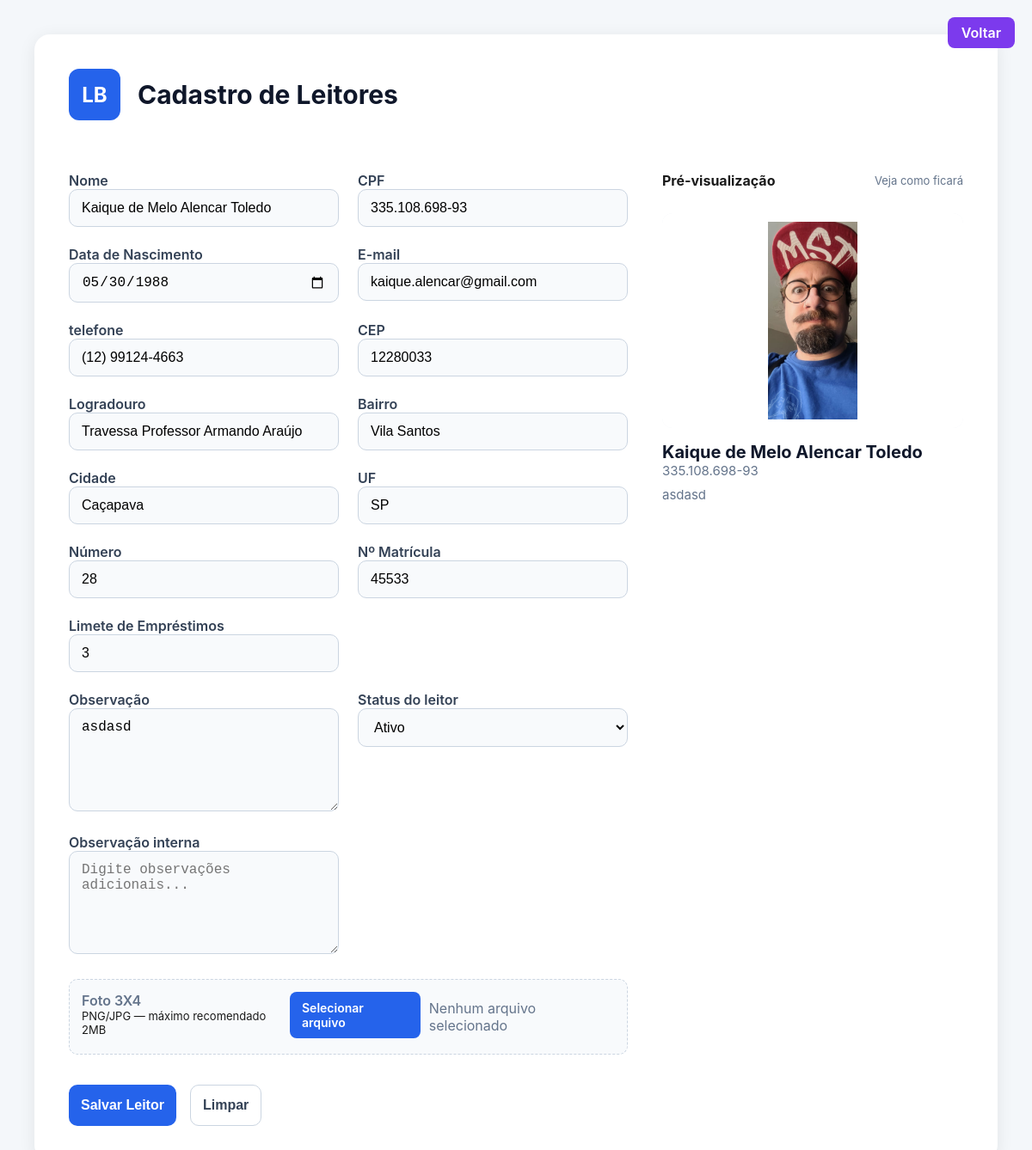
The app's page /leitores/1/edit, older data.
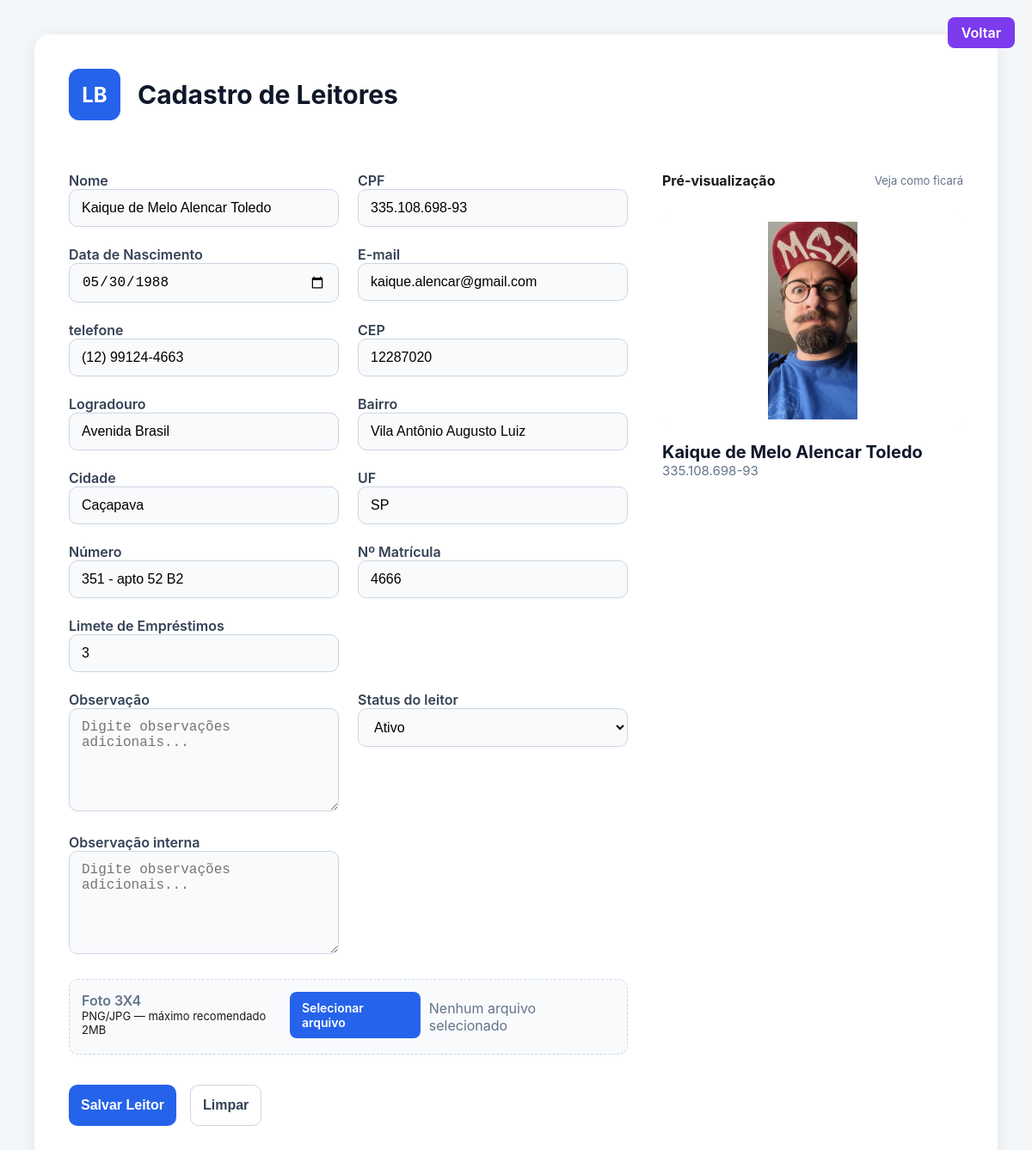
The same page, newer data.
### app/models/reader.py (models this page shows, shortened)
class Reader(db.Model):
    __tablename__ = "reader"
    id = db.Column(db.Integer, primary_key=True)
    nome = db.Column(db.String(255), nullable=False)
    cpf  = db.Column(db.String(14), unique=True, nullable=False, index=True)
    data_nascimento = db.Column(db.Date, nullable=False)
    email = db.Column(db.String(120), nullable=False)
    telefone = db.Column(db.String(15), nullable=False)
    cep = db.Column(db.String(10), nullable=False)
    logradouro = db.Column(db.String(255), nullable=False)
    bairro = db.Column(db.String(180), nullable=False)
    cidade = db.Column(db.String(180), nullable=False)
    uf = db.Column(db.String(2), nullable=False)
    numero_endereco = db.Column(db.String(15), nullable=False)
    numero_matricula = db.Column(db.Integer, unique=True, nullable=False, index=True)
    limite_emprestimo = db.Column(db.Integer, nullable=True, default=3)
    emprestimos_ativos = db.Column(db.Integer, default=0)
    observacao = db.Column(db.Text, nullable=True)
    data_cadastro = db.Column(db.DateTime, nullable=False, default=datetime.utcnow)
    data_atualizacao = db.Column(db.DateTime, default=datetime.utcnow, onupdate=datetime.utcnow)
    ultimo_emprestimo = db.Column(db.DateTime, nullable=True)
    responsavel = db.Column(db.String(255), nullable=True)
    telefone_responsavel = db.Column(db.String(15), nullable=True)
    obs_interna = db.Column(db.Text, nullable=True)
    status = db.Column(db.String(20), nullable=False, default="ativo")
    foto = db.Column(db.String(255), nullable=True)

### app/leitores/routes.py (the view, shortened to what this page needs)
@reader_bp.route("/leitores/<int:id>/edit", methods=["GET", "POST"])
def editar_leitor(id):
    reader = ReaderService.get_by_id(id)
    if not reader:
        flash("Leitor não encontrado", "error")
        return redirect(url_for("leitores.listar_leitores"))
    return render_template("leitor/leitor.html", show_back_button=True, back_url= url_for('leitores.listar_leitores'), leitor=reader)

### app/leitores/service.py (called while the page is built)
    @staticmethod
    def get_by_id(id):
        return Reader.query.get(id)

### app/templates/leitor/leitor.html (shortened to what the changed rows need)
{% extends "base/_base.html" %}
{% set show_back_button = True %}
{% block body_class %}page-livro{% endblock %}
{% block css_page %}
<link rel="stylesheet" href="{{ url_for('static', filename='css/leitor.css') }}">
{% endblock %}
{% block content %}
<div class="container">
  <header>
    <h1>Cadastro de Leitores</h1>
  </header>
  <form id="bookForm"  enctype="multipart/form-data" action="{% if leitor %} {{ url_for('leitores.editar_leitor', id=leitor.id) }} {% else %} {{ url_for('leitores.cadastrar_leitores') }} {% endif   %}" method="POST">
    <div class="row">
      <div>
        <label for="nome">Nome</label>
        <input id="nome" name="nome" class="input" value="{{ leitor.nome if leitor else '' }}" required />
      </div>
      <div>
        <label for="cpf">CPF</label>
        <input id="cpf" name="cpf" class="input"  value="{{ leitor.cpf if leitor else '' }}" required placeholder="Ex: (000.000.000-00)" />
      </div>
      <div>
        <label for="data_nascimento">Data de Nascimento</label>
        <input id="data_nascimento" name="data_nascimento" type="date" class="input"  value={{leitor.data_nascimento.strftime('%Y-%m-%d') if leitor and leitor.data_nascimento else ''}}  required  />
      </div>
      <div>
        <label for="email">E-mail</label>
        <input id="email" name="email" type="email" class="input" required placeholder="Ex: exemplo@exemplo.com" value="{{ leitor.email if leitor else '' }}"/>
      </div>
      <div>
        <label for="telefone">telefone</label>
        <input id="telefone" name="telefone" type="tel" class="input"  required placeholder="Ex: (00)00000-0000" value="{{ leitor.telefone if leitor else '' }}" />
      </div>
      <div>
        <label for="cep">CEP</label>
        <input id="cep" name="cep" type="text" class="input" maxlength="9" onblur="buscaCep()" value="{{leitor.cep if leitor else ''}}" required placeholder="Ex: 01001-000"/>
      </div>
      <div>
        <label for="logradouro">Logradouro</label>
        <input id="logradouro" name="logradouro" type="text" class="input" value="{{ leitor.logradouro if leitor else '' }}" readonly />
      </div>
      <div>
        <label for="bairro">Bairro</label>
        <input id="bairro" name="bairro" type="text" class="input" value="{{ leitor.bairro if leitor else '' }}"  readonly />
      </div>
      <div>
        <label for="cidade">Cidade</label>
        <input id="cidade" name="cidade" type="text" class="input" value="{{ leitor.cidade if leitor else '' }}" readonly />
      </div>
      <div>
        <label for="uf">UF</label>
        <input id="uf" name="uf" type="text" class="input" value="{{ leitor.uf if leitor else '' }}" readonly />
      </div>
      <div>
        <label for="numero_endereco">Número</label>
        <input id="numero_endereco" name="numero_endereco" type="text" class="input" value="{{ leitor.numero_endereco if leitor else '' }}" />
      </div>
      <div>
        <label for="numero_matricula">Nº Matrícula</label>
        <input id="numero_matricula" name="numero_matricula" type="text" class="input" value="{{ leitor.numero_matricula if leitor else '' }}" required />
      </div>
      <div>
        <label for="limite_emprestimo">Limete de Empréstimos</label>
        <input id="limite_emprestimo" name="limite_emprestimo" type="number" min="1" class="input"  value="{{ leitor.limite_emprestimo if leitor else '3' }}"/>
      </div>
      <div>
        <label for="observacao">Observação</label>
        <textarea id="observacao" name="observacao" class="input" rows="4" placeholder="Digite observações adicionais...">{{ leitor.observacao if leitor else '' }}</textarea>
      </div>
      <div>
        <label for="status">Status do leitor</label>
        <select id="status" name="status" class="input" value="{{ leitor.status if leitor else 'ativo' }}" required>
          <option value="ativo" {{ 'selected' if leitor and leitor.status == 'ativo' else '' }}>Ativo</option>
        </select>
      </div>
      <div>
        <label for="obs_interna">Observação interna</label>
        <textarea id="obs_interna" name="obs_interna" class="input" value="{{ leitor.obs_interna if leitor else '' }}" rows="4"placeholder="Digite observações adicionais..."></textarea>
      </div>
    </div>
  </form>
   <aside class="right">
    <div id="previewCover" class="cover">
      <span id="previewPlaceholder">Imagem</span>
      <img
      id="previewImg"
      src="{% if leitor and leitor.foto %}{{ url_for('static', filename='uploads/leitores/' ~ leitor.foto) }}{% endif %}"
      alt="Prévia da foto"
      style="{% if leitor and leitor.foto %}display:block;{% else %}display:none;{% endif %}"
      >
    </div>
    <div class="meta">
      <h3 id="previewTitle">{{ leitor.nome if leitor else 'Nome do leitor' }}</h3>
      <p id="previewAuthor" class="muted">{{ leitor.cpf if leitor else 'CPF • Data de nascimento' }} </p>
      <p id="previewDesc" class="muted" style="margin-top:8px; text-align: justify;">
        {{ leitor.observacao if leitor else 'Observações aparecerão aqui.' }}
      </p>
    </div>
  </aside>
</div>
{% endblock %}

Row changes from the older to the newer data that the page shows:
changed Reader "Kaique de Melo Alencar Toledo": cep "12280033" → "12287020"; logradouro "Travessa Professor Armando Araújo" → "Avenida Brasil"; bairro "Vila Santos" → "Vila Antônio Augusto Luiz"; numero_endereco "28" → "351 - apto 52 B2"; numero_matricula "45533" → "4666"; observacao "asdasd" → (not shown)
